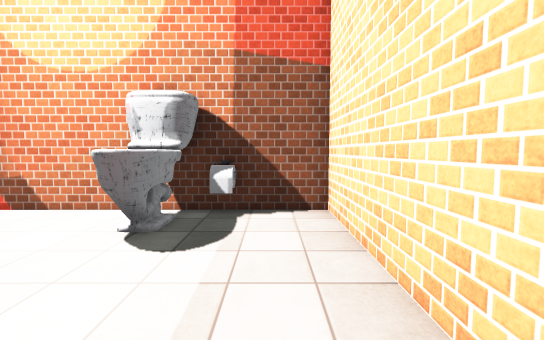
[1] (above)

12 first-person views from a walk through a 3-D level made in the Unity game engine. The camera is 1.5 m above the floor, tilts 4° down and sees 90° across. The floor is counted in squares, 1 m on a side. Each view is taken from the middle of a square. On the plan, view 1 faces up. The plan holds only what a view shows up to about 14 squares ahead; the rest is blank. The place goes on beyond the plan. The player character is not drawn. Some animated figures are not drawn. Door leaves are left out, so doorways stand open. Some surface patterns are stand-ins.

[2]
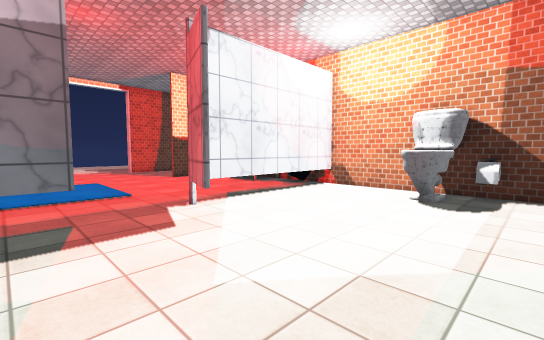

[3]
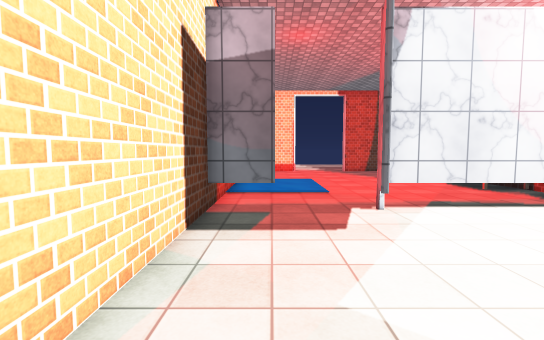

[4]
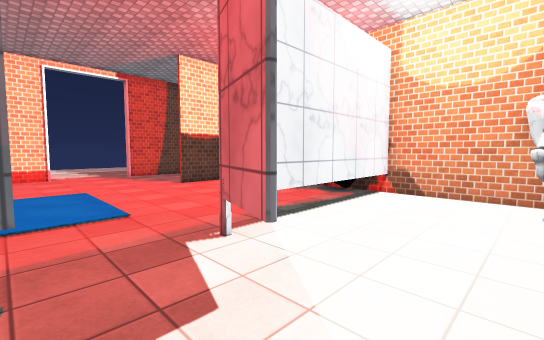

[5]
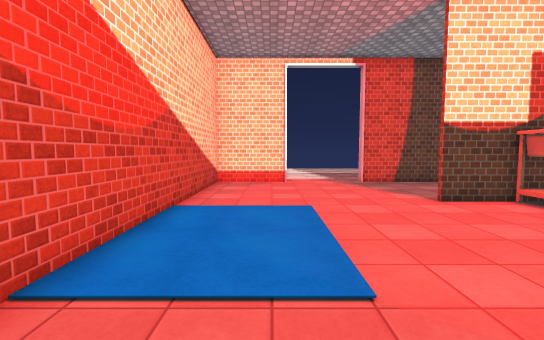

[6]
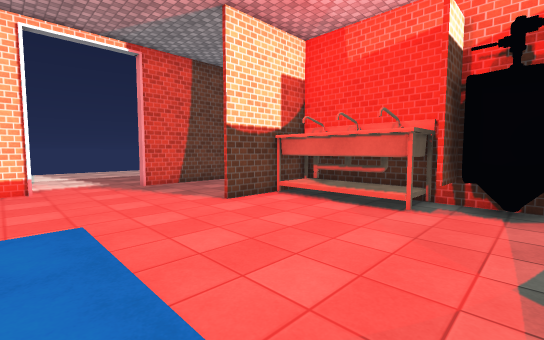

[7]
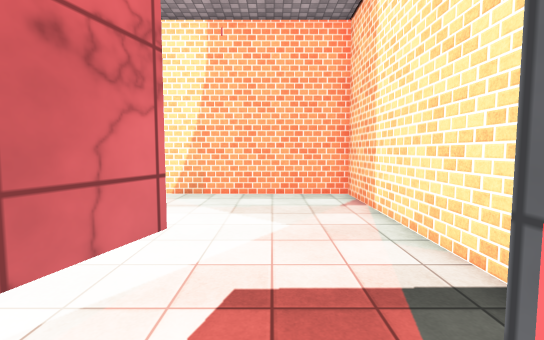

[8]
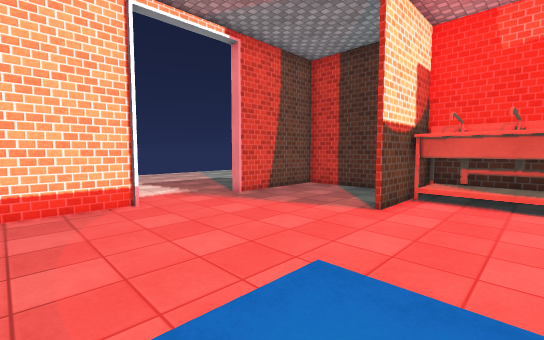

[9]
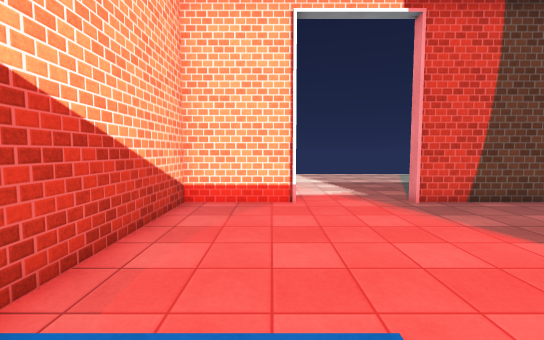

[10]
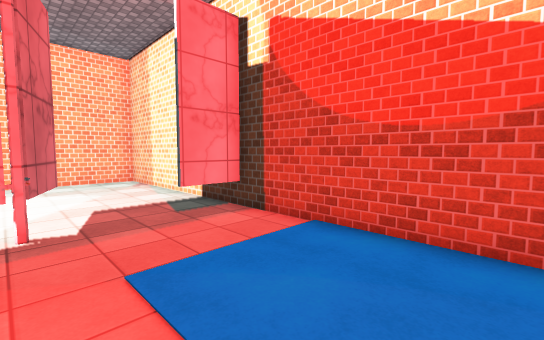

[11]
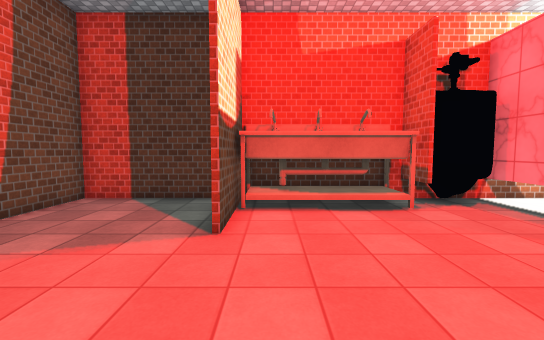

[12]
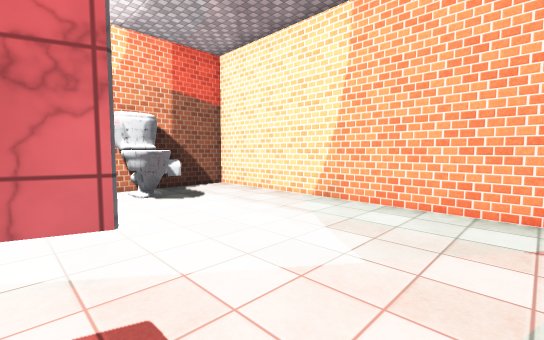

### Floor plan
Key: @ floor where view 1 was taken; # wall or solid block; . floor; D open door; T toilet; H thing the floor can be seen under or through.
Columns run from 23 left of view 1 to 1 right of it. Each row starts with its distance up from view 1.
  7    ###################T##
  6    #....########H...T#T.#
  5    #....######..H...TT..#
  4    #....#.......H...T...#
  3 ...#....#.......H.......#
  2 ...D............H.......#
  1 ...D............H.......#
  0 ...D............HH.....@#
 -1 ...D.............H......#
 -2    #....................#
 -3    #............#.......#
 -4    #............#.......#
 -5    ######################

Positions as (right, up) in squares from view 1, and headings:
1: (0, 0), facing up
2: (0, -4), facing up-left
3: (0, -3), facing left
4: (-3, -3), facing up-left
5: (-7, -2), facing left
6: (-8, -2), facing up-left
7: (-8, -2), facing right
8: (-12, -4), facing up-left
9: (-12, -2), facing left
10: (-13, 0), facing down-right
11: (-14, -2), facing up
12: (-6, -4), facing up-right
